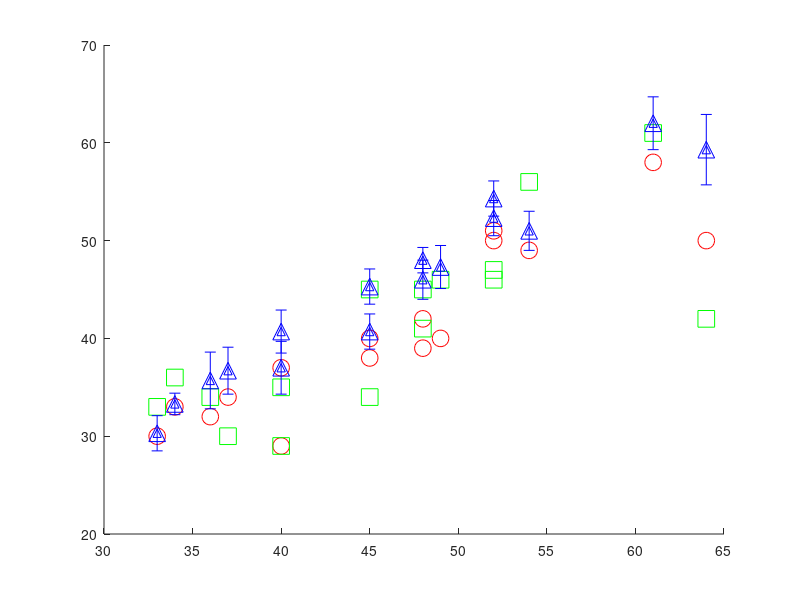

MATLAB code for this plot: (Note: this script raises an error after producing the figure.)
clear all
close all
clc

%% Dataset 1 (grayscale)

ACC_count       = [48 66 56 65 60 62 55 51 60 72 53 63 43 73 73 56]; 

ACC_pre = [0.71 0.71 0.73 0.89 0.85 0.73 0.62 0.59 0.67 0.78 0.62 0.63 0.77 0.67 0.66 0.77];
ACC_rec = [0.92 0.98 0.91 0.95 0.94 0.92 0.94 0.91 0.89 0.88 0.97 1.00 0.82 0.94 0.92 0.90];
ACC_F1  = [0.80 0.82 0.81 0.92 0.89 0.81 0.75 0.71 0.76 0.82 0.76 0.78 0.80 0.78 0.77 0.83];

[mean(ACC_pre) std(ACC_pre) min(ACC_pre) max(ACC_pre)]
[mean(ACC_rec) std(ACC_rec) min(ACC_rec) max(ACC_rec)]
[mean(ACC_F1) std(ACC_F1) min(ACC_F1) max(ACC_F1)]


%% Dataset 1

ACC_count       = [34 42 40 58 49 40 32 30 38 50 33 37 29 51 50 39];
ACS_count       = [30 45 45 61 56 46 34 33 34 42 36 35 29 46 47 41];
MCC_count       = [36.7 48.0 45.3 62.0 51.0 47.3 35.7 30.3 40.7 59.3 33.3 40.7 37.0 52.3 54.3 46.0];
MCC_count_SD 	= [2.4 1.3 1.8 2.7 2.0 2.2 2.9 1.8 1.8 3.6 1.1 2.2 2.7 1.8 1.8 2.0];
GT_count        = [37 48 45 61 54 49 36 33 45 64 34 40 40 52 52 48];

APE_ACC         = (abs(GT_count - ACC_count) ./ GT_count) .* 100;
APE_ACS         = (abs(GT_count - ACS_count) ./ GT_count) .* 100;
APE_MCC         = (abs(GT_count - MCC_count) ./ GT_count) .* 100;

[mean(APE_ACC) std(APE_ACC) min(APE_ACC) max(APE_ACC)]
[mean(APE_ACS) std(APE_ACS) min(APE_ACS) max(APE_ACS)]
[mean(APE_MCC) std(APE_MCC) min(APE_MCC) max(APE_MCC)]

% [r_ACC, pval_ACC] = corr(GT_count', ACC_count', 'type', 'Pearson');
% [r_ACS, pval_ACS] = corr(GT_count', ACS_count', 'type', 'Pearson');
% [r_MCC, pval_MCC] = corr(GT_count', MCC_count', 'type', 'Pearson');
% X = [ones(length(GT_count'), 1) GT_count'];
% beta_ACC = X\ACC_count';
% beta_ACS = X\ACS_count';
% beta_MCC = X\MCC_count';

% markerspec  = {'ro', 'go', 'bo', 'ko'};
% linespec    = {'r-', 'g-', 'b-', 'k-'};
% lgdstr      = {'Red channel', 'Green channel', 'Blue channel', ...
%     'Grayscale image'};

x = linspace(0, 100, 1000);

figure();
hold on
h1 = plot(GT_count, ACC_count, 'ro', 'MarkerSize', 12);
h2 = plot(GT_count, ACS_count, 'gs', 'MarkerSize', 12);
h3 = plot(GT_count, MCC_count, 'b^', 'MarkerSize', 12);
h4 = errorbar(GT_count, MCC_count, MCC_count_SD, 'b^', 'MarkerSize', 12);
h5 = plot (x, x, 'k--');
% h5 = plot(GT_count, X*beta_ACC, 'r-');
% h6 = plot(GT_count, X*beta_ACS, 'g-');
% h7 = plot(GT_count, X*beta_MCC, 'b-');
hold off
xlabel('GT count')
ylabel('Colony count') % 'Transmittance \it{T}'  '\it{netOD}' % '\it{OD}'
xlim([25 70])
ylim([25 70])
% lgd = legend([h1, h2, h4], ...
%     ['r = ' num2str(round(r_ACC,3)) ' (ACC)'], ...
%     ['r = ' num2str(round(r_ACS,3)) ' (AutoCellSeg)'], ...
%     ['r = ' num2str(round(r_MCC,3)) ' (MCC)'], ...
%     'Location', 'SouthEast');
lgd = legend([h1, h2, h4], 'ACC', 'AutoCellSeg', 'MCC', ...
    'Location', 'NorthWest');
title(lgd, 'Dataset 1')
grid on
set(gca, 'FontSize', 20)

%% Dataset 2

clear all
close all
clc

str         = {'\it{E. coli}', '\it{Klebs. pn.}', ...
    '\it{Pseud. ae.}', '\it{Staph. au.}'};
strainspec  = {'r', 'g', 'b', 'c'};
counterspec = {'o', 's'};
ACC_count 	= {[112 77 34], [67 46 28], [29 20 24], [12 103 85]};
ACS_count 	= {[114 86 40], [64 47 28], [29 20 24], [11 98 84]};
GT_count 	= {[116 80 32], [67 49 27], [29 20 25], [13 106 88]};
x           = linspace(0, 120, 1000);

figure();
hold on
for i = 1:length(str)
    
%     [r_ACC, pval_ACC] = corr(GT_count{i}', ACC_count{i}', 'type', 'Pearson');
%     [r_ACS, pval_ACS] = corr(GT_count{i}', ACS_count{i}', 'type', 'Pearson');

    h(i)                = plot(GT_count{i}, ACC_count{i}, ...
        [strainspec{i} counterspec{1}], 'MarkerSize', 12);
    h(length(str)+i)    = plot(GT_count{i}, ACS_count{i}, ...
        [strainspec{i} counterspec{2}], 'MarkerSize',12);
    lgdstr{i}               = ['ACC - ' str{i}];
    lgdstr{length(str)+i}   = ['AutoCellSeg - ' str{i}];
    
    APE_ACC         = (abs(GT_count{i} - ACC_count{i}) ./ GT_count{i}) .* 100;
    APE_ACS         = (abs(GT_count{i} - ACS_count{i}) ./ GT_count{i}) .* 100;
    
    [mean(APE_ACC) std(APE_ACC) min(APE_ACC) max(APE_ACC)]
    [mean(APE_ACS) std(APE_ACS) min(APE_ACS) max(APE_ACS)]
    
%     lgd = legend( ...
%         ['r = ' num2str(round(r_ACC,3)) ' (ACC)'], ...
%         ['r = ' num2str(round(r_ACS,3)) ' (AutoCellSeg)'], ...
%         'Location', 'SouthEast');
    
end
h(9) = plot (x, x, 'k--');
lgd = legend([h(1) h(2) h(3) h(4) h(5) h(6) h(7) h(8)], lgdstr, ...
    'Location', 'NorthWest');
xlabel('GT count')
ylabel('Colony count')
% xlim([min(GT_count{i})-5 max(GT_count{i})+5])
% ylim([min(GT_count{i})-5 max(GT_count{i})+5])
hold off
title(lgd, 'Dataset 2')
grid on
set(gca, 'FontSize', 20)

%% Dataset 2

% ACC_count 	= [112 77 34 67 46 28 29 20 24 12 103 85];
% ACS_count 	= [114 86 40 64 47 28 29 20 24 11 98 84];
% GT_count 	= [116 80 32 67 49 27 29 20 25 13 106 88];
% 
% x = linspace(0, 100, 1000);
% 
% % markerspec  = {'ro', 'go', 'bo', 'ko'};
% % linespec    = {'r-', 'g-', 'b-', 'k-'};

 
% figure();
% hold on
% h1 = plot(GT_count, ACC_count, 'ro');
% h2 = plot(GT_count, ACS_count, 'rs');
% h3 = plot(GT_count, MCC_count, 'r^');
% h4 = errorbar(GT_count, MCC_count, MCC_count_SD, 'r^');
% h5 = plot (x, x, 'k--');
% % h5 = plot(GT_count, X*beta_ACC, 'r-');
% % h6 = plot(GT_count, X*beta_ACS, 'g-');
% % h7 = plot(GT_count, X*beta_MCC, 'b-');
% hold off
% xlabel('GT count')
% ylabel('Automated count') % 'Transmittance \it{T}'  '\it{netOD}' % '\it{OD}'
% xlim([min(GT_count)-10 max(GT_count)+10])
% ylim([min(GT_count)-10 max(GT_count)+10])
% % lgd = legend([h1, h2, h4], ...
% %     ['r = ' num2str(round(r_ACC,3)) ' (ACC)'], ...
% %     ['r = ' num2str(round(r_ACS,3)) ' (AutoCellSeg)'], ...
% %     ['r = ' num2str(round(r_MCC,3)) ' (MCC)'], ...
% %     'Location', 'SouthEast');
% lgd = legend([h1, h2, h4], 'ACC', 'AutoCellSeg', 'MCC', ...
%     'Location', 'NorthWest');
% title(lgd, 'Dataset 1')
% grid on
% set(gca, 'FontSize', 16)
